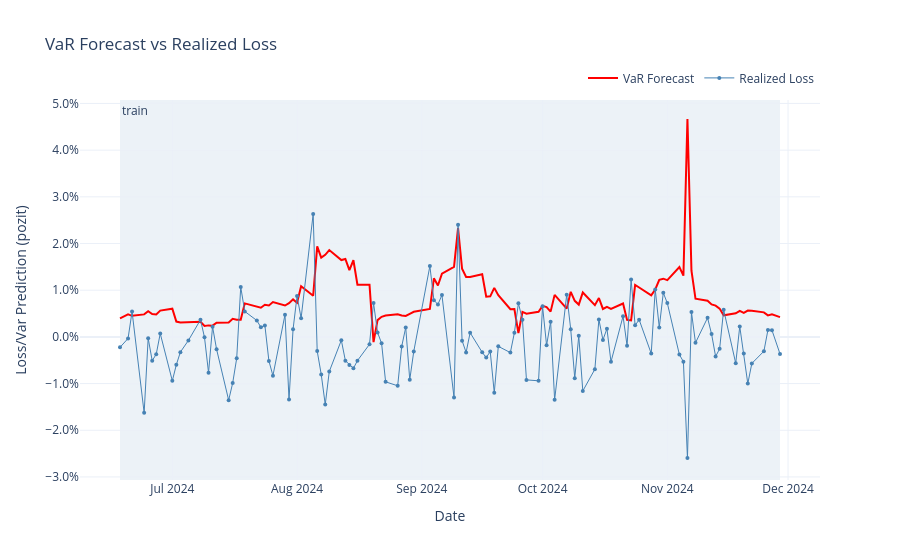

Here is the notebook cell this chart was saved with:
### Code cell
plot_var_vs_loss(train_var, residualbank, calendar=calendar_last_180_days)
